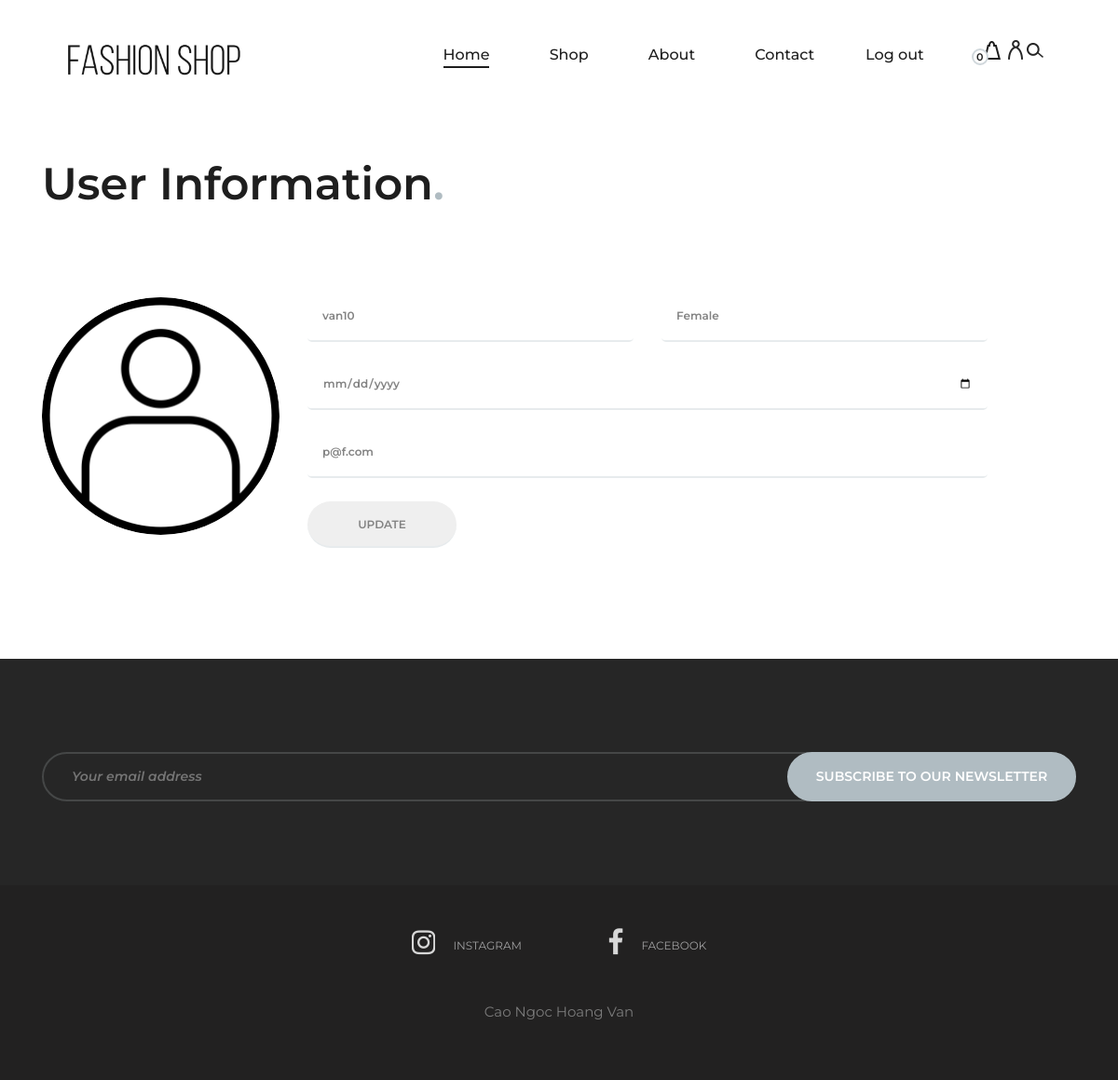
Page /user (signed in) on the committed database.
### fashionshop/models.py (models this page shows, shortened)
class User(db.Model, UserMixin):
    id = db.Column(db.Integer, primary_key=True)
    username = db.Column(db.String(20), unique = True, nullable = False)
    email = db.Column(db.String(120), unique = True, nullable = False)
    password = db.Column(db.String(60), nullable = False)
    birthday = db.Column(db.DateTime, nullable = False, default = datetime.utcnow)
    gender = db.Column(db.String(10), nullable = False, default = 'Female')
    posts = db.relationship('Comment', backref='author', lazy = True)

### fashionshop/routes.py (the view)
@app.route('/user', methods = ['GET','POST'])
@login_required
def user():
    form = UserForm()
    if form.validate_on_submit():
        current_user.username = form.username.data
        current_user.email = form.email.data
        current_user.birthday = form.birthday.data
        current_user.gender = form.gender.data
        db.session.commit()
        print('Save successfully!')
        flash(f'Your account information has updated!','success')
    elif request.method == 'GET':
        form.username.data = current_user.username
        form.email.data = current_user.email
        form.birthday.data = current_user.birthday
        form.gender.data = current_user.gender
    return render_template('user.html', title='User',  form= form)

### fashionshop/forms.py (shortened to what this page needs)
class UserForm(FlaskForm):
    username = StringField('Username', validators=[DataRequired(), Length(min = 2, max = 20)])
    email = StringField('Email', validators=[DataRequired(), Email()])
    gender = StringField('Gender', validators=[DataRequired(), Length(min = 4, max = 10)])
    birthday =  DateField('Birthday', format='%b %d %Y', validators=(Optional(),))
    submit = SubmitField('Update')

### fashionshop/models.py (called while the page is built)
@login_manager.user_loader
def load_user(user_id):
    return User.query.get(int(user_id))

### fashionshop/templates/user.html (shortened to what this page needs)
{% extends "layout.html" %}
{% block content %}
<section class="page-add">
    <div class="container">
        <div class="row">
            <div class="col-lg-8">
                <div class="page-breadcrumb">
                    <h2>User Information<span>.</span></h2>
                </div>
            </div>
        </div>
    </div>
</section>
<div class="contact-section">
    <div class="container">
        <div class="row">
            <div class="col-lg-3">
                <img class="rounded-circle" src="{{ url_for('static', filename ='img/profiles/'+ 'default.jpg') }}">
            </div>
            <div class="col-lg-8">
                    <form class="contact-form" method="POST" action="" enctype="multipart/form-data">
                        <div class="row">
                            <div class="col-lg-6">
                                {% if form.username.errors %}
                                    {{ form.username(class="form-control form-control-lg is-invalid") }}
                                    <div class="invalid-feedback">
                                        {% for error in form.username.errors %}
                                            <span>{{ error }}</span>
                                        {% endfor %}
                                    </div>
                                {% else %}
                                    {{ form.username(class="form-control form-control-lg") }}
                                {% endif %}
                            </div>
                            <div class="col-lg-6">
                                {% if form.gender.errors %}
                                    {{ form.gender(class="form-control form-control-lg is-invalid") }}
                                    <div class="invalid-feedback">
                                        {% for error in form.gender.errors %}
                                            <span>{{ error }}</span>
                                        {% endfor %}
                                    </div>
                                {% else %}
                                    {{ form.gender(class="form-control form-control-lg") }}
                                {% endif %}
                            </div>
                            <div class="col-lg-12">
                                {% if form.birthday.errors %}
                                    {{ form.birthday(class="form-control form-control-lg is-invalid") }}
                                    <div class="invalid-feedback">
                                        {% for error in form.birthday.errors %}
                                            <span>{{ error }}</span>
                                        {% endfor %}
                                    </div>
                                {% else %}
                                    {{ form.birthday(class="form-control form-control-lg") }}
                                {% endif %}
                                {{ form.email(class="form-control form-control-lg") }}
                            </div>
                            <div class="col-lg-3">
                                {{ form.submit(class="primary-btn chechout-btn") }}
                            </div>
                        </div>
                    </form>
            </div>
        </div>
    </div>
</div>
{% endblock content %}

### fashionshop/static/css/style.css (style rules this page uses)
html, body { height: 100%; font-family: "Montserrat", sans-serif; -webkit-font-smoothing: antialiased; font-smoothing: antialiased; background: none; }
h1, h2, h3, h4, h5, h6 { margin: 0; color: #111111; font-weight: 500; font-family: "Montserrat", sans-serif; }
h2 { font-size: 36px; }
img { max-width: 100%; }
.primary-btn { color: #fff; display: inline-block; font-size: 14px; font-weight: 600; padding: 16px 40px; border: 2px solid #fff; border-radius: 50px; text-transform: uppercase; }
.page-add { padding-top: 31px; margin-bottom: 92px; }
.page-add .page-breadcrumb { padding-top: 34px; }
.page-add .page-breadcrumb h2 { color: #1e1e1e; font-size: 48px; font-weight: 600; }
.page-add .page-breadcrumb h2 span { color: #B0BCC2; }
.contact-section { padding-bottom: 94px; }
.contact-form input { width: 100%; font-size: 12px; font-weight: 600; color: #838383; border: 0; padding-bottom: 14px; border-bottom: 2px solid #E7EBED; margin-bottom: 25px; }

### rows in the picture
User: username "van10", gender "Female", email "p@f.com"
